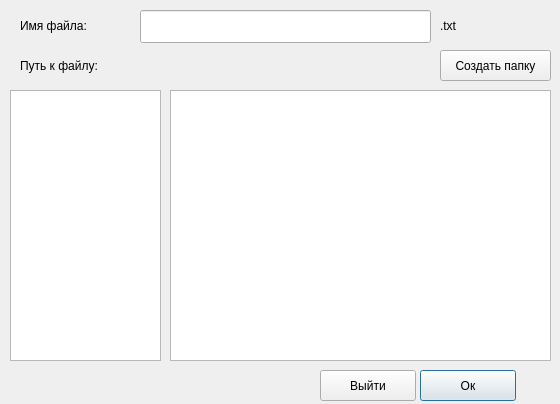
<?xml version="1.0" encoding="UTF-8"?>
<ui version="4.0">
 <class>Save</class>
 <widget class="QDialog" name="Save">
  <property name="geometry">
   <rect>
    <x>0</x>
    <y>0</y>
    <width>560</width>
    <height>404</height>
   </rect>
  </property>
  <property name="windowTitle">
   <string>Dialog</string>
  </property>
  <widget class="QLineEdit" name="lineEdit">
   <property name="geometry">
    <rect>
     <x>140</x>
     <y>10</y>
     <width>291</width>
     <height>33</height>
    </rect>
   </property>
  </widget>
  <widget class="QLabel" name="label">
   <property name="geometry">
    <rect>
     <x>20</x>
     <y>10</y>
     <width>99</width>
     <height>31</height>
    </rect>
   </property>
   <property name="text">
    <string>Имя файла:</string>
   </property>
   <property name="buddy">
    <cstring>label</cstring>
   </property>
  </widget>
  <widget class="QPushButton" name="pushButton">
   <property name="geometry">
    <rect>
     <x>420</x>
     <y>370</y>
     <width>96</width>
     <height>31</height>
    </rect>
   </property>
   <property name="text">
    <string>Ок</string>
   </property>
  </widget>
  <widget class="QPushButton" name="pushButton_2">
   <property name="geometry">
    <rect>
     <x>320</x>
     <y>370</y>
     <width>96</width>
     <height>31</height>
    </rect>
   </property>
   <property name="text">
    <string>Выйти</string>
   </property>
  </widget>
  <widget class="QLabel" name="label_2">
   <property name="geometry">
    <rect>
     <x>20</x>
     <y>50</y>
     <width>111</width>
     <height>31</height>
    </rect>
   </property>
   <property name="text">
    <string>Путь к файлу:</string>
   </property>
   <property name="buddy">
    <cstring>label</cstring>
   </property>
  </widget>
  <widget class="QTreeView" name="treeView">
   <property name="geometry">
    <rect>
     <x>170</x>
     <y>90</y>
     <width>381</width>
     <height>271</height>
    </rect>
   </property>
   <property name="minimumSize">
    <size>
     <width>361</width>
     <height>271</height>
    </size>
   </property>
  </widget>
  <widget class="QListView" name="listView">
   <property name="geometry">
    <rect>
     <x>10</x>
     <y>90</y>
     <width>151</width>
     <height>271</height>
    </rect>
   </property>
  </widget>
  <widget class="QLabel" name="label_3">
   <property name="geometry">
    <rect>
     <x>150</x>
     <y>50</y>
     <width>281</width>
     <height>31</height>
    </rect>
   </property>
   <property name="text">
    <string/>
   </property>
   <property name="buddy">
    <cstring>label</cstring>
   </property>
  </widget>
  <widget class="QLabel" name="label_4">
   <property name="geometry">
    <rect>
     <x>440</x>
     <y>10</y>
     <width>31</width>
     <height>31</height>
    </rect>
   </property>
   <property name="text">
    <string>.txt</string>
   </property>
   <property name="buddy">
    <cstring>label</cstring>
   </property>
  </widget>
  <widget class="QPushButton" name="createDir">
   <property name="geometry">
    <rect>
     <x>440</x>
     <y>50</y>
     <width>111</width>
     <height>31</height>
    </rect>
   </property>
   <property name="text">
    <string>Создать папку</string>
   </property>
  </widget>
 </widget>
 <resources/>
 <connections/>
</ui>
